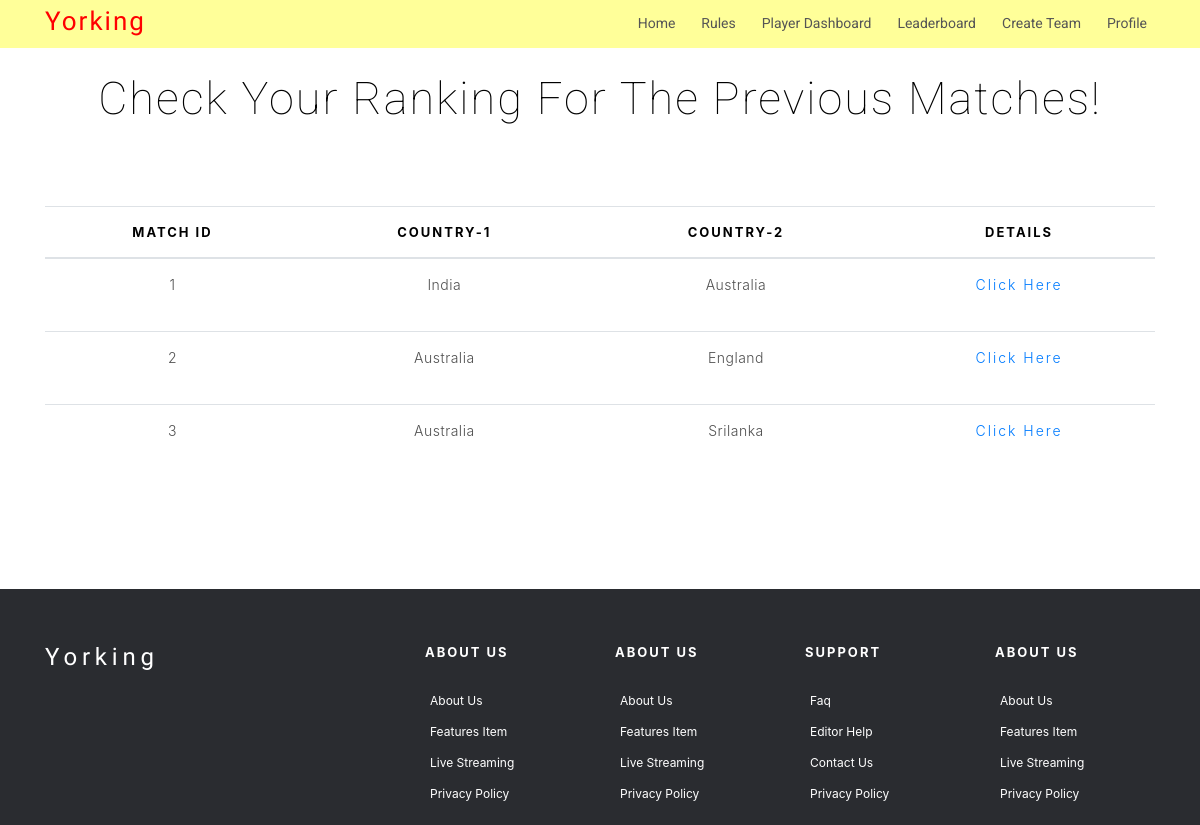
/matchlist/, run on the app's committed database.
### players/models.py (models this page shows, shortened)
class Matches(models.Model):
	matchid = models.IntegerField(primary_key=True)
	coun1 = models.CharField(max_length=200)
	coun2 = models.CharField(max_length=200)
	status = models.CharField(max_length=200)

### players/views.py (the view)
# urls.py: path('matchlist/',matchlist,name="matchlist"),
def matchlist(request):
	matches = Matches.objects.filter(status="completed")
	return render(request,'matchlist.html',{'matches':matches})

### templates/matchlist.html
{% extends 'base.html' %}
{% block content %}
<br>
<br>
<br>
<div class="container">
  <div class="container">
    <div class="section-title text-center">
        <h2>Check your ranking for the previous Matches!</h2>
    </div>
  </div>
  <table class="table" style="text-align: center;">
    <thead>
      <tr>
        <th><h4>Match ID</h4></th>
        <th><h4>Country-1</h4></th>
        <th><h4>Country-2</h4></th>
        <th><h4>Details</h4></th>
      </tr>
    </thead>
    <tbody>
      <tr>
        {% for i in matches %}
          <tr>
              <td><p style="font-size:14px;">{{ forloop.counter }}</p></td>
              <td><p style="font-size:14px;">{{ i.coun1 }}</p></td>
              <td><p style="font-size:14px;">{{ i.coun2 }}</p></td>
              <td><p style="font-size:14px;"><a href="{%url 'leaderboard' i.matchid %}">Click Here</a></p></td>
        </tr>
        {% endfor %}
      </tr>
    </tbody>
    </table>
    </div>
{% endblock %}

### yorking/static/css/style.css (style rules this page uses)
body { background-color: #fff; color: #333; }
h1, h2, h3, h4, h5, h6 { margin: 0; }
h2 { color: #000; font-weight: 600; }
h4 { color: #000; font-size: 13px; font-weight: 700; letter-spacing: 2px; text-transform: uppercase; line-height: 2; }
a { letter-spacing: 2px; text-decoration: none; }
p { color: #505050; font-size: 14px; font-weight: 300; letter-spacing: 0.5px; line-height: 2; margin-bottom: 20px; }
.section-title { margin-bottom: 80px; }
.section-title h2 { font-family: "Roboto", sans-serif; font-size: 45px; font-weight: 100; letter-spacing: 2px; margin-bottom: 20px; text-transform: capitalize; }

### data on the page
Matches: coun1 "India", coun2 "Australia"
Matches: coun1 "Australia", coun2 "England"
Matches: coun1 "Australia", coun2 "Srilanka"
